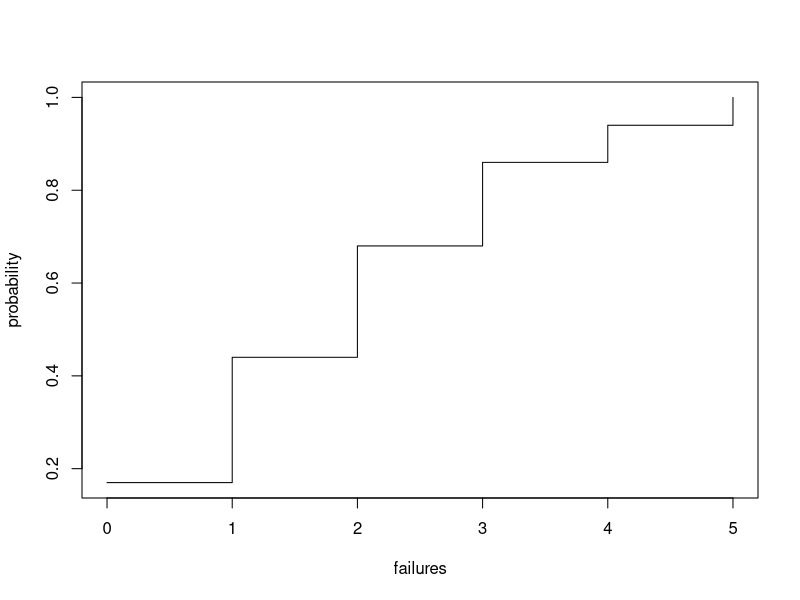

Recreate this plot in R.
# Random variable file 
# example 1

stack_size <- c(100,200,500,500,400,200,80,20)
stack_type <- 0:7

#plot(stack_type,stack_size,xlab = "number of stack size",type = "b")
#cumulative prob
# ex 2

Failures<- 0:5
cumprob <- c(.17, .44, .68, .86, .94, 1)
plot(Failures, cumprob, xlab = "failures", ylab = "probability",type = "s")

# example question1 
#The number of hardware failures of a computer sys-
#  tem in a week of operation has the following pdf:
no_of_fail = 0:6
prob_fail = c(0.18,0.28,0.25,0.18,0.06,0.04,0.01)
expected_fail_week = no_of_fail * prob_fail
expected_fail_each_week = sum(expected_fail_week)

#A quarter of the source programs submitted by a
#certain programmer compile successfully. Each day
#the programmer writes five programs
no_complies = 0:5
no_of_fail =  c(.237, .396, 0.264, .088, .014, .001)
avg_no_compiles = sum(no_complies*no_of_fail)
#  Randomw variable file 2
# Variance = s^2= sum((x-mean(x))*p)
# standard_dev = sqrt(variance)

# calculating variance
variance = sum(((no_complies-avg_no_compiles)^2)*no_of_fail)
# check once
#Example: Hardware Failures
no_of_fail = 0:6
prob_fail = c(0.17, .27, .25, .17, .08, .04, .02)
fun_loss = 10*no_of_fail
fun_loss = fun_loss + 200
moment_loss_mean = sum((10*no_of_fail + 200)*prob_fail)
moment_loss_mean = sum(fun_loss*prob_fail)
moment_loss_var = sum(((fun_loss - moment_loss_mean)^2)*prob_fail)

## doing byanother method

moment_mean_old = (sum(no_of_fail*prob_fail))
moment_mean = 200+(10*(moment_mean_old))
moment_loss_var_old = sum(((no_of_fail-moment_mean_old)^2)*prob_fail)
moment_loss_var = 100*(moment_loss_var_old)

# Example:
#The average salary of new employees in a computer firm
#is 27,500 euros with a variance of 400

salary_mean = 27500
salary_var = 400
#salary = 0:5
#new_sal = 100 + (1.1*salary)
new_sal_mean = 100+(1.1*salary_mean)
new_sal_var = ((1.1^2)*(salary_var))